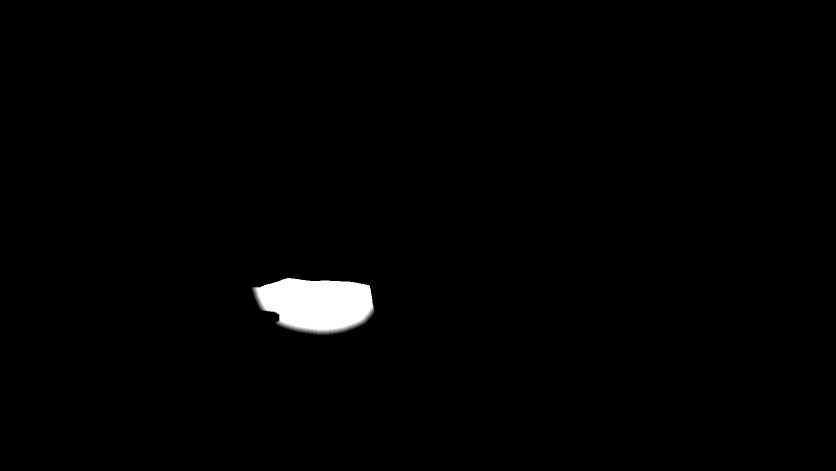
#> input picture experiments/hidden-object/HO-TP-01/art/replacement_bowl_alpha_v003.png, 1672 x 941 px, given in place of original_C2_exact.png, which was not available (shown at 1/2 size); the run also reads 1 picture not shown here
$ python technical_edge_trial_v002.py
#> lines starting #> are read from the running program, lines starting #| are printed output that depends on the picture; after the words box and inside, x2 and y2 are one past the last pixel; in counts of white or black regions, pixels touching at a corner belong together
from pathlib import Path
from PIL import Image
import numpy as np,json
V1=Path(r"K:\Agents\R4D\Review\HO-TP-01\assets\v001")
V2=Path(r"K:\Agents\R4D\Review\HO-TP-01\assets\v002")
src=Image.open(V1/"original_C2_exact.png").convert("RGB")
a=np.array(Image.open(V1/"mask_bowl_alpha_v004.png").convert("L"))
edge=[(518,575),(530,570),(545,566),(555,563),(565,559),(575,556),(585,557),(595,558),(605,560),(615,561),(625,562),(635,562),(645,561),(655,561),(665,562),(675,562),(685,563),(695,563),(705,564),(715,566),(725,568),(736,570),(744,574)]
for x in range(518,745):
 y=int(round(np.interp(x,[p[0] for p in edge],[p[1] for p in edge])))
 a[535:y,x]=0
 a[y:594,x]=255
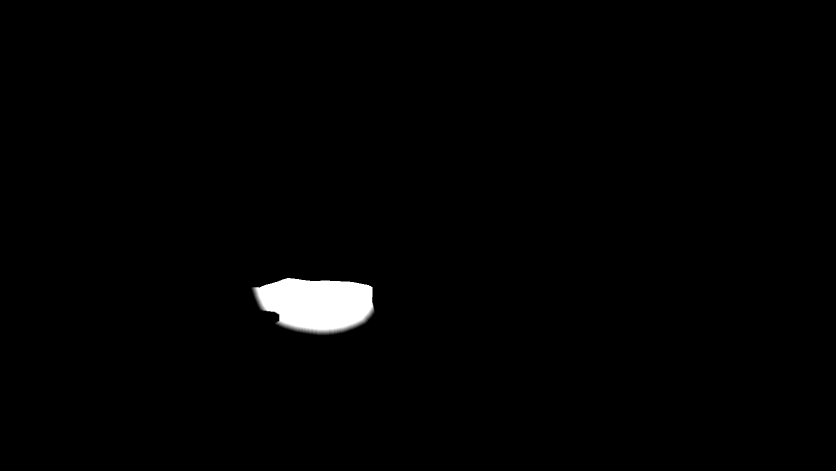
#> a: shape (941, 1672) (shown at 1/2 size); min 0, max 255, mean 3.2
# Preserve the actual original wood block, cord and all unrelated area as in accepted support.
protected=np.array(Image.open(V1/"protected_bowl_v004.png"))>0
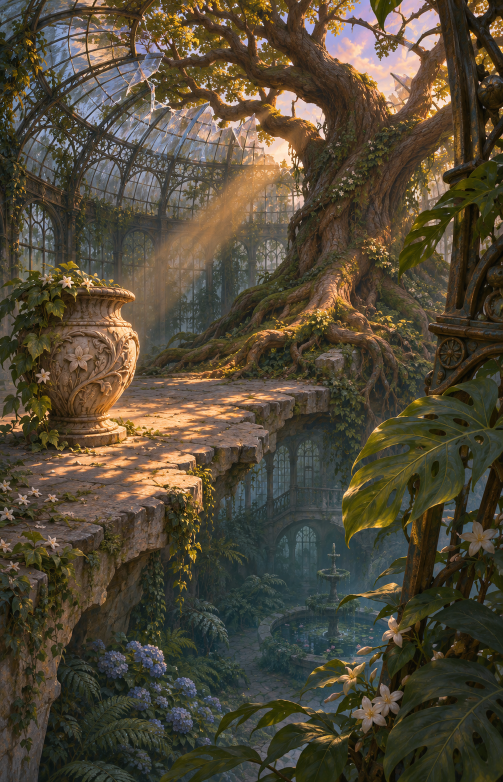
#> input picture experiments/art-2d/ART-01/raw/01-D-01.png, 1006 x 1564 px, given in place of protected_bowl_v004.png, which was not available (shown at 1/2 size)
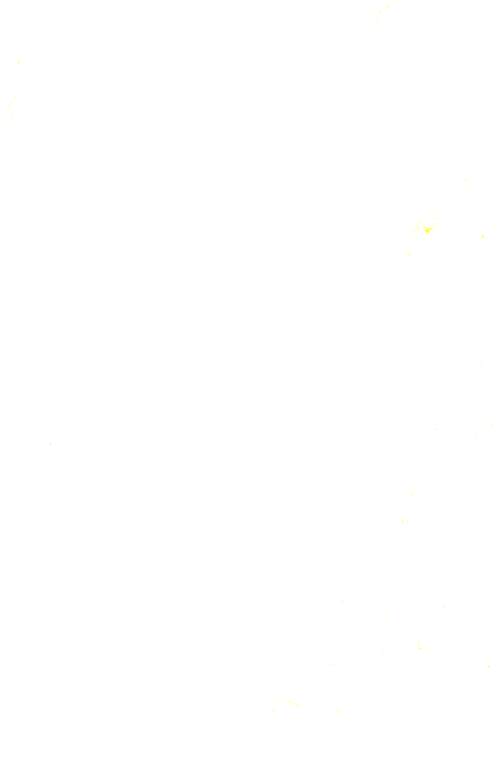
#> protected: shape (1564, 1006, 3) bool (shown at 1/2 size); mean R, G, B 1, 1, 1
# The old broad rear-linen exclusion caused the old rim; replace only the upper band with the new trace.
keep=protected.copy();keep[535:594,518:745]=False
#> after `keep[535:594, 518:745] = False`:
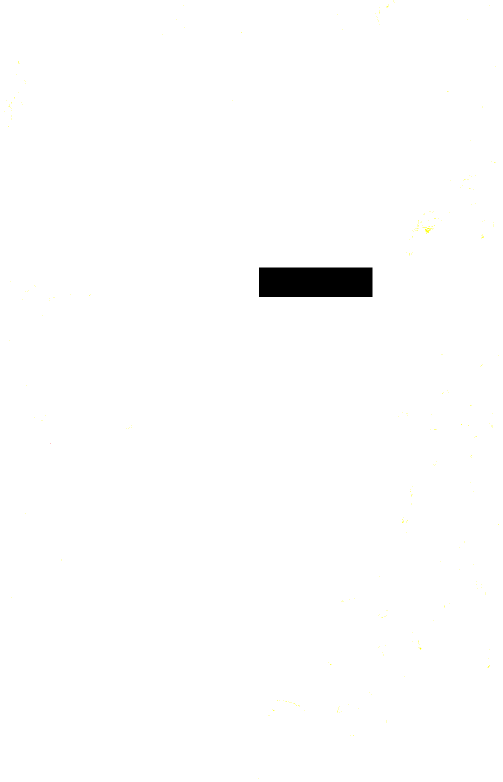
#> keep: shape (1564, 1006, 3) bool (shown at 1/2 size); 0.85% of pixels changed, all inside (x1, y1, x2, y2) = (518, 535, 745, 594)
#> (the run stopped early here; a loop or call above may not have finished)
